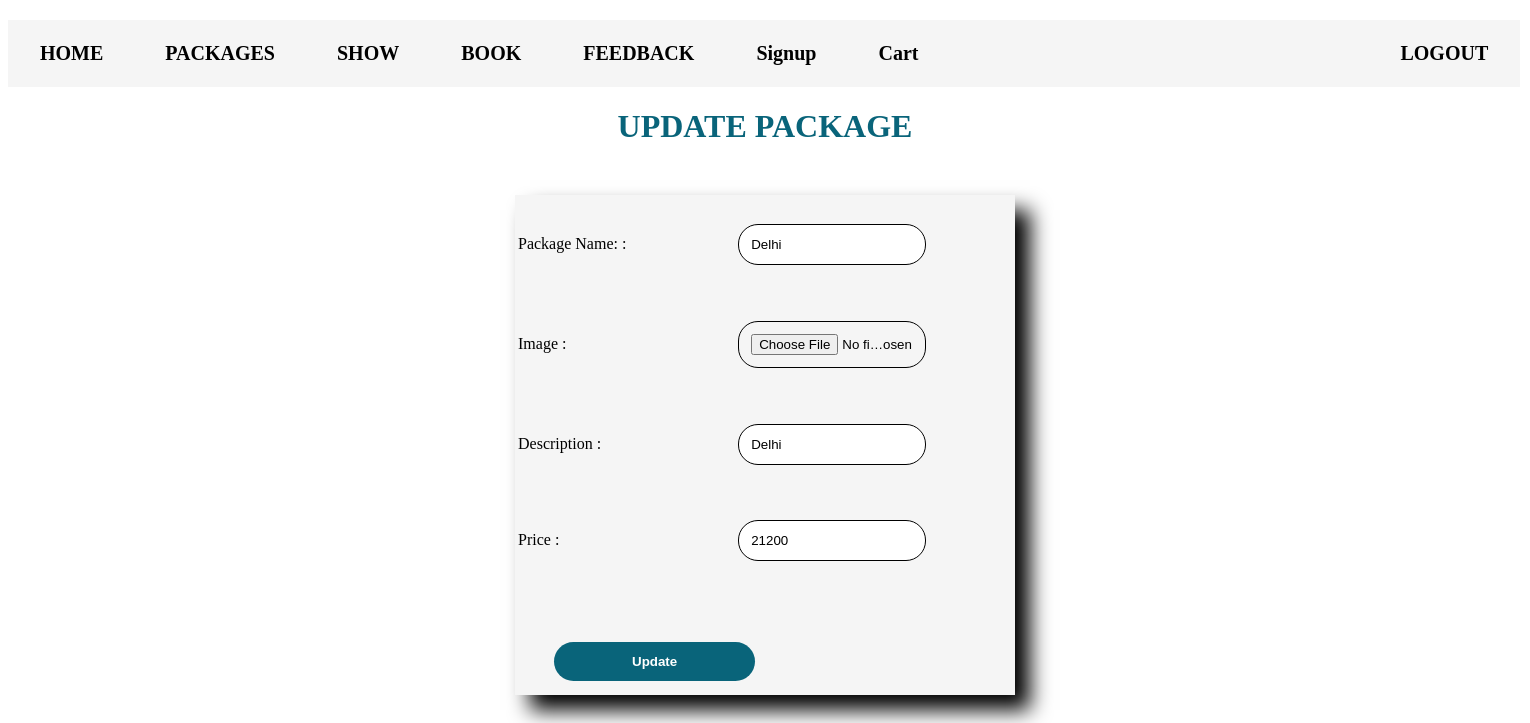
Screenshot of /admin/update.php?id=4 (signed in) with the database file from the repository.
### tables this page shows
CREATE TABLE `package` (
  `id` int(15) NOT NULL,
  `pnm` varchar(200) NOT NULL,
  `img` varchar(500) NOT NULL,
  `des` varchar(800) NOT NULL,
  `price` int(8) NOT NULL
);

### admin/update.php (the view, shortened to what this page needs)
<?php
	include("header.php");
	include("connect.php");
?>
<html>
    <head>
    </head>
    <body>
		<center><h1>UPDATE PACKAGE</h1></center>
<div class="container1">
<table>
<?php
	$id = $_GET['id'];
	$q = mysqli_query($cn,"select * from package where id = '$id' ");
	echo "<form action='updatepro.php' method='POST' enctype='multipart/form-data'>";
	while($r = mysqli_fetch_array($q))
	{
		echo "<tr><td class='p1'>Package Name: :</td>";
		echo "<td><input type='text' class='box'name='pnm' value=".$r[1]."></td></tr>";
		echo "<tr><td>Image :</td>";
		echo "<td><input type='file' class='box' name='img' value=".$r[2]."></td></tr>";
		echo "<tr><td >Description :</td>";
		echo "<td><input type='text' class='box' name='des' value=".$r[3]."></td></tr>";
		echo "<tr><td >Price :</td>";
		echo "<td><input type='text' class='box'name='price' value=".$r[4]."></td></tr>";
	}
	echo "<tr><td><input type='submit' id='submit' name='update' value='Update'></td></tr>";
?>
 </table>
    </body>
</html>

### admin/style.css (style rules this page uses)
h1 { font-family: Cambria Math; font-weight: bold; color:#09647a; }
form { display: flex; flex-direction:column ; width: 100%; align-items: center; background-color: whitesmoke; }
.box { padding: 12px; width: 65%; margin: 15px; border: 1px solid black; outline: none; border-radius: 20px; }
#submit { padding: 12px 30px; width: 100%; margin-top: 40px; background-color: #09647a; color: white; border-radius: 20px; font-weight: bold; border: none; outline: none; }
.container1 { display: flex; height: 650px; width: 1050px; background-color: whitesmoke; margin: auto; margin-top: 50px; box-shadow: 15px 15px 20px black; }

### admin/update.php (style rules this page uses)
.container1 { display: flex; height: 500px; width: 500px; margin: auto; margin-top: 50px; box-shadow: 15px 15px 20px black; }
.p1 { margin-right: 300px; }
.box { padding: 12px; width: 65%; margin: 15px; border: 1px solid black; outline: none; border-radius: 20px; }
#submit { padding: 12px 60px; width: 100%; margin-top: 40px; background-color: #09647a; color: white; border-radius: 20px; font-weight: bold; border: none; outline: none; margin-left: 36px; }

### rows the page displays
package: pnm "Delhi", des "Delhi", price "21200"
